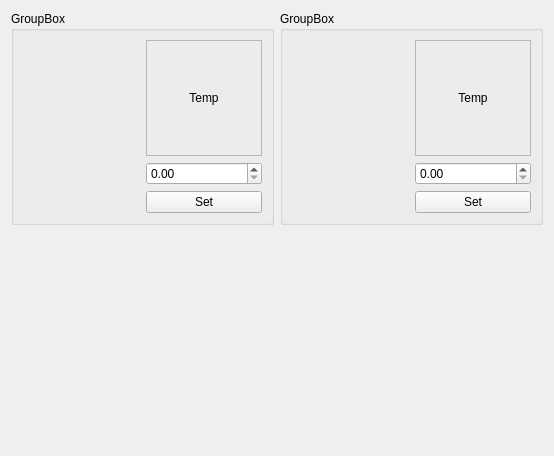
<?xml version="1.0" encoding="UTF-8"?>
<ui version="4.0">
 <class>Form</class>
 <widget class="QWidget" name="Form">
  <property name="geometry">
   <rect>
    <x>0</x>
    <y>0</y>
    <width>554</width>
    <height>456</height>
   </rect>
  </property>
  <property name="windowTitle">
   <string>Form</string>
  </property>
  <layout class="QVBoxLayout" name="verticalLayout">
   <item>
    <layout class="QHBoxLayout" name="horizontalLayout">
     <item>
      <widget class="QGroupBox" name="groupBox">
       <property name="title">
        <string>GroupBox</string>
       </property>
       <layout class="QHBoxLayout" name="horizontalLayout_2">
        <item>
         <widget class="QwtThermo" name="Thermo">
          <property name="upperBound">
           <double>200.000000000000000</double>
          </property>
          <property name="scaleMaxMinor">
           <number>4</number>
          </property>
          <property name="alarmEnabled">
           <bool>false</bool>
          </property>
         </widget>
        </item>
        <item>
         <layout class="QVBoxLayout" name="verticalLayout_2">
          <item>
           <widget class="QFrame" name="frame">
            <property name="sizePolicy">
             <sizepolicy hsizetype="Minimum" vsizetype="Minimum">
              <horstretch>0</horstretch>
              <verstretch>0</verstretch>
             </sizepolicy>
            </property>
            <property name="minimumSize">
             <size>
              <width>0</width>
              <height>0</height>
             </size>
            </property>
            <property name="baseSize">
             <size>
              <width>0</width>
              <height>0</height>
             </size>
            </property>
            <property name="frameShape">
             <enum>QFrame::StyledPanel</enum>
            </property>
            <property name="frameShadow">
             <enum>QFrame::Raised</enum>
            </property>
            <layout class="QVBoxLayout" name="verticalLayout_3">
             <item>
              <widget class="QLabel" name="label">
               <property name="sizePolicy">
                <sizepolicy hsizetype="Minimum" vsizetype="Minimum">
                 <horstretch>0</horstretch>
                 <verstretch>0</verstretch>
                </sizepolicy>
               </property>
               <property name="text">
                <string>Temp</string>
               </property>
               <property name="alignment">
                <set>Qt::AlignCenter</set>
               </property>
              </widget>
             </item>
            </layout>
           </widget>
          </item>
          <item>
           <widget class="QDoubleSpinBox" name="doubleSpinBox"/>
          </item>
          <item>
           <widget class="QPushButton" name="pushButton">
            <property name="text">
             <string>Set</string>
            </property>
           </widget>
          </item>
         </layout>
        </item>
       </layout>
      </widget>
     </item>
     <item>
      <widget class="QGroupBox" name="groupBox_2">
       <property name="title">
        <string>GroupBox</string>
       </property>
       <layout class="QHBoxLayout" name="horizontalLayout_3">
        <item>
         <widget class="QwtThermo" name="Thermo_2">
          <property name="upperBound">
           <double>200.000000000000000</double>
          </property>
          <property name="scaleMaxMinor">
           <number>4</number>
          </property>
          <property name="alarmEnabled">
           <bool>false</bool>
          </property>
         </widget>
        </item>
        <item>
         <layout class="QVBoxLayout" name="verticalLayout_4">
          <item>
           <widget class="QFrame" name="frame_2">
            <property name="sizePolicy">
             <sizepolicy hsizetype="Minimum" vsizetype="Minimum">
              <horstretch>0</horstretch>
              <verstretch>0</verstretch>
             </sizepolicy>
            </property>
            <property name="minimumSize">
             <size>
              <width>0</width>
              <height>0</height>
             </size>
            </property>
            <property name="baseSize">
             <size>
              <width>0</width>
              <height>0</height>
             </size>
            </property>
            <property name="frameShape">
             <enum>QFrame::StyledPanel</enum>
            </property>
            <property name="frameShadow">
             <enum>QFrame::Raised</enum>
            </property>
            <layout class="QVBoxLayout" name="verticalLayout_5">
             <item>
              <widget class="QLabel" name="label_2">
               <property name="sizePolicy">
                <sizepolicy hsizetype="Minimum" vsizetype="Minimum">
                 <horstretch>0</horstretch>
                 <verstretch>0</verstretch>
                </sizepolicy>
               </property>
               <property name="text">
                <string>Temp</string>
               </property>
               <property name="alignment">
                <set>Qt::AlignCenter</set>
               </property>
              </widget>
             </item>
            </layout>
           </widget>
          </item>
          <item>
           <widget class="QDoubleSpinBox" name="doubleSpinBox_2"/>
          </item>
          <item>
           <widget class="QPushButton" name="pushButton_2">
            <property name="text">
             <string>Set</string>
            </property>
           </widget>
          </item>
         </layout>
        </item>
       </layout>
      </widget>
     </item>
    </layout>
   </item>
   <item>
    <widget class="QwtPlot" name="qwtPlot"/>
   </item>
  </layout>
 </widget>
 <customwidgets>
  <customwidget>
   <class>QwtPlot</class>
   <extends>QFrame</extends>
   <header>qwt_plot.h</header>
  </customwidget>
  <customwidget>
   <class>QwtThermo</class>
   <extends>QWidget</extends>
   <header>qwt_thermo.h</header>
  </customwidget>
 </customwidgets>
 <resources/>
 <connections/>
</ui>
